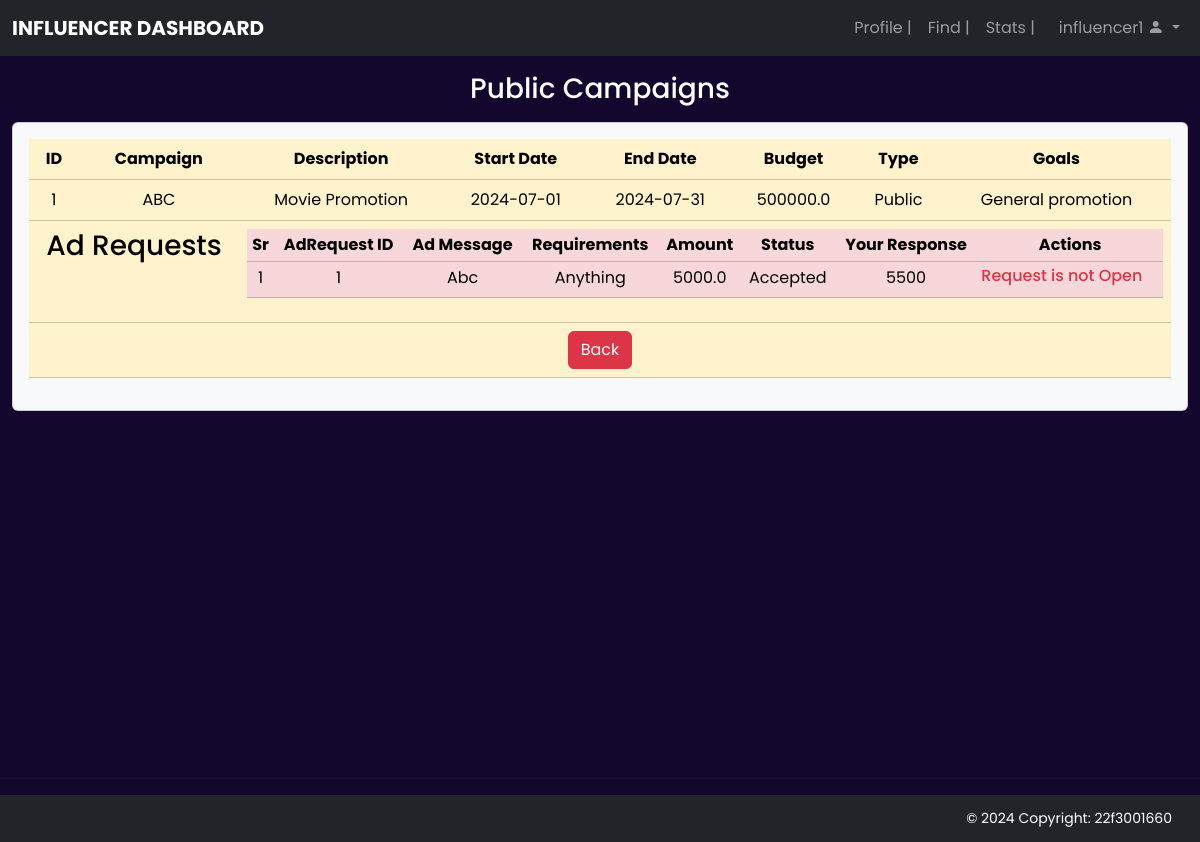
/influencer/view/campaign/1 (signed in), run on the app's committed database.
### models/models.py (models this page shows)
class Campaign(db.Model):
  __tablename__ = 'campaigns'
  campaign_id = db.Column(db.Integer, autoincrement=True, primary_key=True)
  name = db.Column(db.String(200), nullable=False, unique=True)
  description = db.Column(db.String(500), nullable=False)
  start_date = db.Column(db.String(100), nullable=False)
  end_date = db.Column(db.String(100), nullable=False)
  budget = db.Column(db.Double, nullable=False)
  visibility = db.Column(db.String(100), nullable=False)
  goals = db.Column(db.String(500), nullable=False)
  timestamp = db.Column(db.DateTime, default=datetime.now(timezone.utc))
  status = db.Column(db.String(200), nullable=False) # Flagged or Unflagged
  validity = db.Column(db.String(200), nullable=False) #Active or Expired
  sponsor_id = db.Column(db.String(200), db.ForeignKey('sponsors.sponsor_id'))
  adrequests = db.relationship('AdRequest', backref='campaigns', lazy=True)
  add_campaign = db.relationship('AdRequest', cascade='all, delete-orphan', lazy=True)

class AdRequest(db.Model):
  __tablename__ = 'adrequests'
  adrequest_id = db.Column(db.Integer, autoincrement=True, primary_key=True)
  campaign_id = db.Column(db.Integer,
                          db.ForeignKey('campaigns.campaign_id'),
                          nullable=False)
  influencer_id = db.Column(db.Integer,
                            db.ForeignKey('influencers.influencer_id'))
  message = db.Column(db.String(500), nullable=False)
  requirements = db.Column(db.String(500), nullable=False)
  payment_amount = db.Column(db.Double, nullable=False)
  status = db.Column(db.String(100), nullable=False)  #Pending/Acepted/Rejected
  present_status = db.Column(db.String(100),
                             nullable=False)  # Flagged or Unflagged
  requests = db.relationship('Request', backref='adrequests', lazy=True)
  timestamp = db.Column(db.DateTime, default=datetime.now(timezone.utc))

class Request(db.Model):
  __tablename__ = 'requests'
  id = db.Column(db.Integer, autoincrement=True, primary_key=True)
  adrequest_id = db.Column(db.Integer,
                           db.ForeignKey('adrequests.adrequest_id'))
  influencer_id = db.Column(db.Integer,
                            db.ForeignKey('influencers.influencer_id'))
  response = db.Column(db.String(500))  # Influencer response
  timestamp = db.Column(db.DateTime, default=datetime.now(timezone.utc))

### controllers/influencer.py (the view)
@app.route('/influencer/view/campaign/<int:campaign_id>', methods=['GET', 'POST'])
def influencerViewCampaigns(campaign_id):
    campaign = Campaign.query.filter_by(campaign_id=campaign_id, visibility="Public").first()
    requests = Request.query.filter_by(influencer_id=session['user_id']).all()
    return render_template('/influencer/influencerview.html', campaign=campaign, requests=requests)

### templates/influencer/influencerview.html (shortened to what this page needs)
{% extends '/dashboards/baseinfluencer.html'%}
{% block content %}
<h3 class="text-center text-white">Public Campaigns</h3>
<div class="row justify-content-center mt-3 bg_80"><br>
<div class="col">
  <div class="card bg-light">
      <div class="card-body">
          <div class="text-center">
            <table class="table table-responsive table-warning">
              <thead>
                <tr>
                  <th>ID</th>
                  <th>Campaign</th>
                  <th>Description</th>
                  <th>Start Date</th>
                  <th>End Date</th>
                  <th>Budget</th>
                  <th>Type</th>
                  <th>Goals</th>
                </tr>
              </thead>
              <tbody>
                <tr>
                  <td>{{campaign.campaign_id}}</td>
                  <td>{{campaign.name}}</td>
                  <td>{{campaign.description}}</td>
                  <td>{{campaign.start_date}}</td>
                  <td>{{campaign.end_date}}</td>
                  <td>{{campaign.budget}}</td>
                   <td>{{campaign.visibility}}</td>
                   <td>{{campaign.goals}}</td>
                </tr>
              {% if campaign.adrequests|length>0 %}
                <tr>
                  <td colspan=2><h3 class="text-center">Ad Requests</h3></td>
                  <td colspan=6>
                    {% for adrequest in campaign.adrequests %}
                        <table class="table table-sm table-responsive table-danger">
                          <thead>
                            <tr>
                              <th>Sr</th>
                              <th>AdRequest ID</th>
                              <th>Ad Message</th>
                              <th>Requirements</th>
                              <th>Amount</th>
                              <th>Status</th>
                              <th>Your Response</th>
                              <th>Actions</th>
                            </tr>
                          </thead>
                          <tbody>
                            <tr>
                              <td>{{loop.index}}</td>
                              <td>{{adrequest.adrequest_id}}</td>
                              <td>{{adrequest.message}}</td>
                              <td>{{adrequest.requirements}}</td>
                              <td>{{adrequest.payment_amount}}</td>
                              <td>{{adrequest.status}}</td>
                              {% if adrequest.requests|length>0 %}
                                {% for data in adrequest.requests %}
                                  {% if data.influencer_id== session['user_id'] %}
                              <td>{{data.response}}</td>
                              {% endif %}
                                {% endfor %}
                              {% endif %}
                              <td>
                                <form action="/influencer/adrequest/response/{{adrequest.adrequest_id}}" method="POST">
                                  <div class="input-group">
                                    {% if adrequest.status=="Pending" %}
                                    <input class="form-control" id="response" type="text" placeholder="Enter Response" value="{{adrequest.requests.response}}" name="response"/>
                                    <button class="btn btn-primary ms-auto" href="/influencer/adrequest/response/{{adrequest.adrequest_id}}"><i class="bi bi-chat-dots-fill"></i> Negotiate</button>
                                    <!-- <a class="btn btn-success" href="/influencer/adrequests/accept/{{campaign.campaign_id}}"><i class="bi bi-check-circle"></i> Accept</a>
                                    <a class="btn btn-danger" href="/influencer/adrequests/accept/{{campaign.campaign_id}}"><i class="bi bi-file-excel"></i> Reject</a> -->
                                    {% else %}
                                    <h6 class="text-danger">Request is not Open</h6>
                                    {% endif %}
                                  </div>
                                </form>
                              </td>
                            </tr>
                          </tbody>
                                                    </table>
                    {% endfor %}
                    {% else %}
                      <h3 class="text-center">No Adrequests Yet</h3>
                    {% endif %}
                  </td>
                </tr>
                <tr><td colspan=8><a class="btn btn-danger" href="/dashboard/influencer">Back</a></td></tr>
              </tbody>
            </table>
     </div>
  </div>
</div>
</div>
</div>
{% endblock %}

### static/css/style.css (style rules this page uses)
body { font-family: "Poppins", sans-serif; background-color: #13072e; }
.bg_80 { min-height: 80vh; }

### data on the page
Campaign: campaign_id "1", name "ABC", description "Movie Promotion", start_date "2024-07-01", end_date "2024-07-31", budget "500000.0", visibility "Public", goals "General promotion"
AdRequest: adrequest_id "1", message "Abc", requirements "Anything", payment_amount "5000.0", status "Accepted", shows "Request is not Open"
Request: response "5500"

### other printed values
{{ session['user_id'] }} "influencer1"
